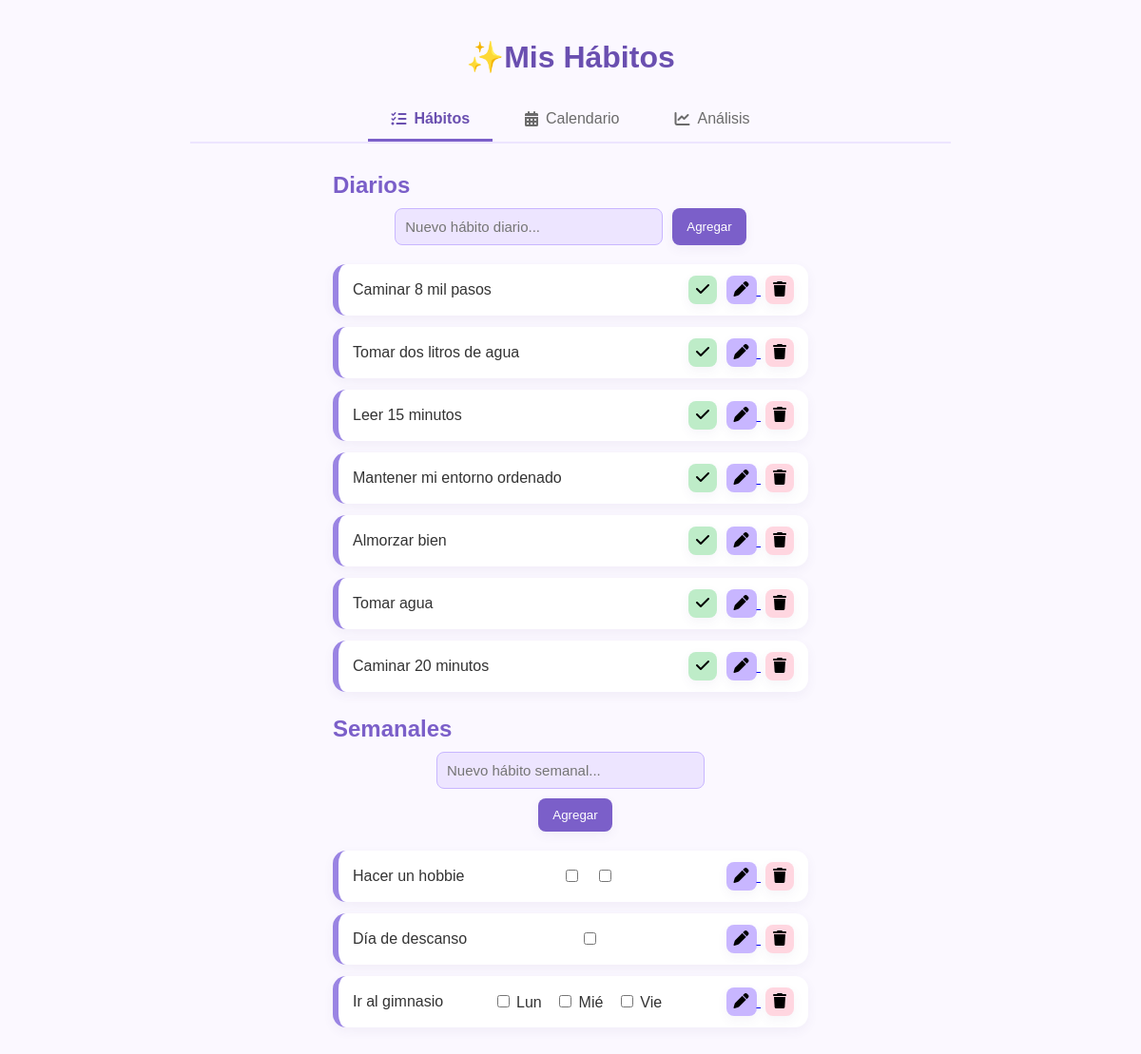
Before: / with the older database file.
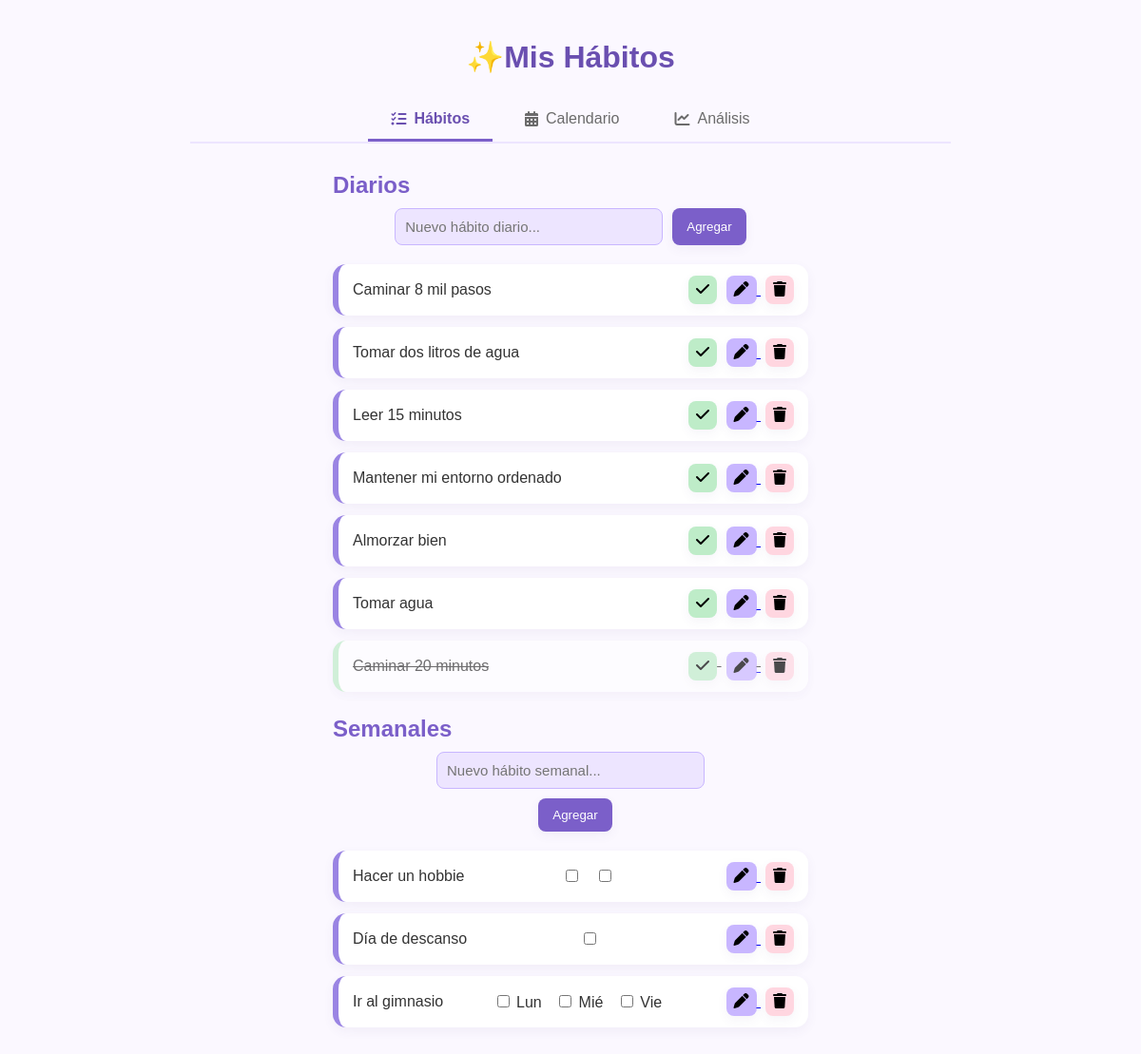
After: the same page with the newer database file.
### app/models.py (models this page shows)
class DailyHabit(db.Model):
    __tablename__ = "daily_habits"
    id = db.Column(db.Integer, primary_key=True)
    name = db.Column(db.String(100), nullable=False)
    completed = db.Column(db.Boolean, default=False)

class WeeklyHabit(db.Model):
    __tablename__ = "weekly_habits"
    id = db.Column(db.Integer, primary_key=True)
    name = db.Column(db.String(100), nullable=False)
    completed = db.Column(db.Boolean, default=False)
    days = db.Column(db.String(50), nullable=False)

### app/routes/main.py (the view)
@main.route("/")
def index():
    daily = DailyHabit.query.all()
    weekly = WeeklyHabit.query.all()
    return render_template("index.html", daily=daily, weekly=weekly)

### app/templates/index.html (shortened to what this page needs)
<!DOCTYPE html>
<html lang="es">
<head>
    <link rel="stylesheet" href="https://cdnjs.cloudflare.com/ajax/libs/font-awesome/6.5.0/css/all.min.css">
    <link rel="stylesheet" href="{{ url_for('static', filename='styles.css') }}">
</head>
<body>
    <h1> ✨Mis Hábitos</h1>
    <div class="tabs">
        <a href="{{url_for('main.index')}}" class="tab active">
            <i class="fa-solid fa-list-check"></i> Hábitos
        </a>
        <a href="{{ url_for('main.calendar') }}" class="tab">
            <i class="fa-solid fa-calendar-days"></i> Calendario
        </a>
        <a href="{{url_for('main.analytics') }}" class="tab">
            <i class="fa-solid fa-chart-line"></i> Análisis
        </a>
    </div>
    <h2> Diarios</h2>
    <form class="add-form" action="{{ url_for('main.add_daily_habit') }}" method="POST">
        <input type="text" name="name" placeholder="Nuevo hábito diario..." required>
        <button type="submit">Agregar</button>
    </form>
    <div class="habit-list">
        {% for habit in daily %}
        <div class="habit-item {% if habit.completed %}completed{% endif %}">
            <span>{{ habit.name }}</span>
            <div class="buttons">
                <form action="{{ url_for('main.toggle_daily', habit_id=habit.id) }}" method="POST" class="tooltip">
                    <button class="btn btn-complete" type="submit">
                        <i class="fa-solid fa-check"></i>
                    </button>
                </form>
                <a href="{{ url_for('main.edit_daily', habit_id=habit.id) }}" class="tooltip">
                    <button class="btn btn-edit" type="button">
                        <i class="fa-solid fa-pen"></i>
                    </button>
                </a>
                <form action="{{ url_for('main.delete_daily', habit_id=habit.id) }}" method="POST" class="tooltip">
                    <button class="btn btn-delete" type="submit">
                        <i class="fa-solid fa-trash"></i>
                    </button>
                </form>
            </div>
        </div>
        {% endfor %}
    </div>
    <h2> Semanales</h2>
    <form class="add-form" action="{{ url_for('main.add_weekly_habit') }}" method="POST"
          style="flex-direction: column; align-items:center;">
        <input type="text" name="name" placeholder="Nuevo hábito semanal..." required>
        <button type="submit" style="margin-top:10px;">Agregar</button>
    </form>
    <div class="habit-list">
        {% for habit in weekly %}
        <div class="habit-item">
            <span>{{ habit.name }}</span>
            <div class="days-box">
                {% set day_names = {
                    'mon': 'Lun', 'tue': 'Mar', 'wed': 'Mié',
                    'thu': 'Jue', 'fri': 'Vie', 'sat': 'Sáb', 'sun': 'Dom'
                } %}
                {% set days_list = habit.days.split(',') %}
                {% for d in days_list %}
                <form action="{{ url_for('logs.log_weekly', habit_id=habit.id) }}"
                      method="POST"
                      style="display:inline; margin-right:10px;">
                    <label>
                        <input type="checkbox" onchange="this.form.submit()">
                        {{ day_names[d] }}
                    </label>
                </form>
                {% endfor %}
            </div>
            <div class="buttons">
                <a href="{{ url_for('main.edit_weekly', habit_id=habit.id) }}" class="tooltip">
                    <button class="btn btn-edit" type="button">
                        <i class="fa-solid fa-pen"></i>
                    </button>
                </a>
                <form action="{{ url_for('main.delete_weekly', habit_id=habit.id) }}"
                      method="POST" class="tooltip">
                    <button class="btn btn-delete" type="submit">
                        <i class="fa-solid fa-trash"></i>
                    </button>
                </form>
            </div>
        </div>
        {% endfor %}
    </div>
</body>
</html>

### app/static/styles.css (style rules this page uses)
:root { --lavanda-1: #EDE5FF; --lavanda-2: #C8B6FF; --lavanda-3: #9a84e3; --lavanda-4: #7b5fc9; --lavanda-5: #6a4fb0; --celeste-1: #d7f2ff; --verde-pastel: #beecc8; --rosa-pastel: #ffd6e0; --fondo: #FBF8FF; --card: #FFFFFF; --texto: #333333; --muted: #6b6b6b; --shadow-strong: 0 8px 24px rgba(90,70,140,0.08); --shadow-soft: 0 4px 12px rgba(90,70,140,0.06); --radius: 14px; --radius-sm: 8px; }
body { font-family: Arial, sans-serif; background: var(--fondo); margin: 0; padding: 20px; color: var(--texto); }
h1 { text-align:center ; color: var(--lavanda-5); margin-bottom: 25px; }
h2 { text-align: left; max-width: 500px; margin: 25px auto 10px; color: var(--lavanda-4); }
.add-form { display: flex; justify-content: center; margin-bottom: 20px; }
.add-form input { padding: 10px; width: 260px; border: 1px solid var(--lavanda-2); background: var(--lavanda-1); border-radius: var(--radius-sm); font-size: 15px; }
.add-form button { padding: 10px 15px; margin-left: 10px; background: var(--lavanda-4); color: white; border: none; border-radius: var(--radius-sm); cursor: pointer; box-shadow: var(--shadow-soft); }
.habit-list { max-width: 500px; margin: auto; }
.habit-item { background: var(--card); padding: 12px 15px; margin-bottom: 12px; border-radius: var(--radius); box-shadow: var(--shadow-soft); display: flex; justify-content: space-between; align-items: center; border-left: 6px solid var(--lavanda-3); }
.completed { border-left-color:var(--verde-pastel); opacity: 0.7; text-decoration: line-through; }
.buttons form { display: inline; }
.buttons a { display: inline; }
.btn { padding: 6px 8px; font-size: 16px; border: none; cursor: pointer; border-radius: var(--radius-sm); margin-left: 5px; box-shadow: var(--shadow-soft); }
.btn-complete { background:var(--verde-pastel); }
.btn-edit { background: var(--lavanda-2); }
.btn-delete { background: var(--rosa-pastel); }
.tooltip { position: relative; display: inline-block; }
.habit-item { transition: all 0.3s ease; }
.btn { transition: all 0.2s ease; }
.add-form button { transition: all 0.3s ease; }
.completed { animation: completeAnimation 0.5s ease; }
.tabs { max-width: 800px; margin: 0 auto 30px; display: flex; gap: 10px; border-bottom: 2px solid var(--lavanda-1); justify-content: center; }
.tab { padding: 12px 24px; background: transparent; border: none; cursor: pointer; color: var(--muted); font-size: 16px; border-bottom: 3px solid transparent; transition: all 0.3s ease; text-decoration: none; display: flex; align-items: center; gap: 8px; }
.tab.active { color: var(--lavanda-5); border-bottom-color: var(--lavanda-4); font-weight: 600; }

Changed rows visible on the page:
changed DailyHabit "Caminar 20 minutos": completed False → True (drawn)
